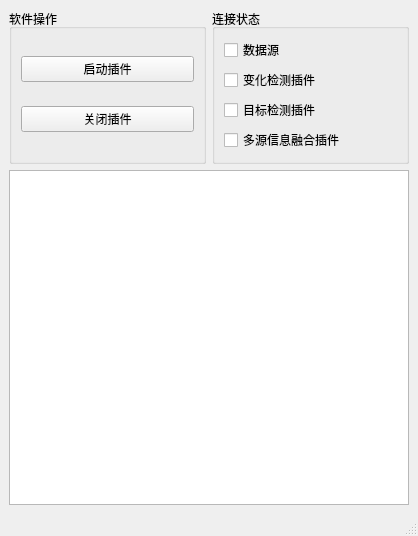
<?xml version="1.0" encoding="UTF-8"?>
<ui version="4.0">
 <class>MainWindow</class>
 <widget class="QMainWindow" name="MainWindow">
  <property name="geometry">
   <rect>
    <x>0</x>
    <y>0</y>
    <width>418</width>
    <height>536</height>
   </rect>
  </property>
  <property name="windowTitle">
   <string>MainWindow</string>
  </property>
  <widget class="QWidget" name="centralwidget">
   <layout class="QGridLayout" name="gridLayout">
    <item row="0" column="0">
     <widget class="QGroupBox" name="groupBox_2">
      <property name="title">
       <string>软件操作</string>
      </property>
      <layout class="QVBoxLayout" name="verticalLayout_2">
       <item>
        <widget class="QPushButton" name="pushButton">
         <property name="text">
          <string>启动插件</string>
         </property>
        </widget>
       </item>
       <item>
        <widget class="QPushButton" name="pushButton_3">
         <property name="text">
          <string>关闭插件</string>
         </property>
        </widget>
       </item>
      </layout>
     </widget>
    </item>
    <item row="0" column="1">
     <widget class="QGroupBox" name="groupBox">
      <property name="title">
       <string>连接状态</string>
      </property>
      <layout class="QVBoxLayout" name="verticalLayout">
       <item>
        <widget class="QCheckBox" name="checkBox_4">
         <property name="text">
          <string>数据源</string>
         </property>
        </widget>
       </item>
       <item>
        <widget class="QCheckBox" name="checkBox">
         <property name="text">
          <string>变化检测插件</string>
         </property>
        </widget>
       </item>
       <item>
        <widget class="QCheckBox" name="checkBox_2">
         <property name="text">
          <string>目标检测插件</string>
         </property>
        </widget>
       </item>
       <item>
        <widget class="QCheckBox" name="checkBox_3">
         <property name="text">
          <string>多源信息融合插件</string>
         </property>
        </widget>
       </item>
      </layout>
     </widget>
    </item>
    <item row="1" column="0" colspan="2">
     <widget class="QPlainTextEdit" name="plainTextEdit"/>
    </item>
   </layout>
  </widget>
  <widget class="QStatusBar" name="statusbar"/>
 </widget>
 <resources/>
 <connections/>
</ui>
